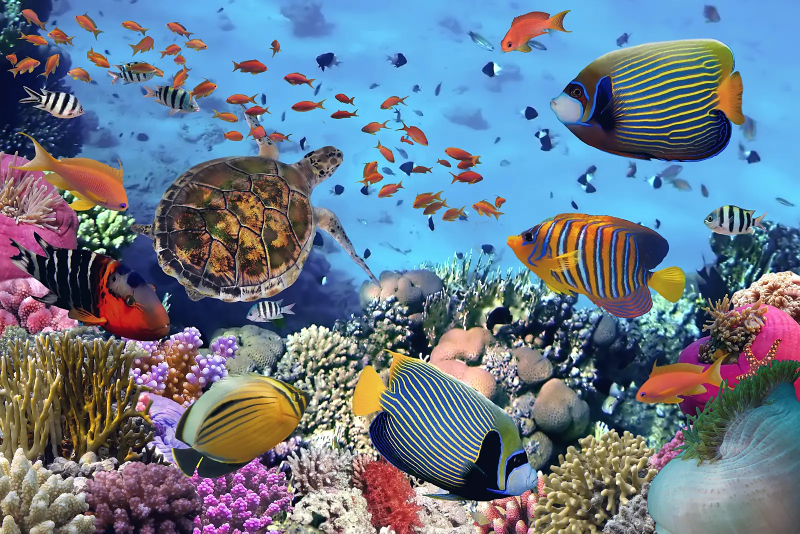
#> input picture templates/aquarium-pelagia/img/hall-reef.webp, 1600 x 1067 px, given in place of 470743772.jpg, which was not available (shown at 1/2 size)
$ python grade.py ../img/hall-reef.webp
#> lines starting #> are read from the running program, lines starting #| are printed output that depends on the picture; pictures that were not available may be replaced by others from this repository, and a replacement may not be noted
#> in export, im is the input picture: PIL image 1600x1067 RGB; mean R, G, B 106.3, 122.1, 139.5
"""PELAGIA — crop, grade and export the twenty-three licensed plates and two clips.

The site is abyss blue with ice-cyan light, and every photograph was taken
through glass or under water, so the grade is light: the black point is
lifted into the page ground (#050B18) so a tank's shadows and the page read
as one surface, saturation comes down a tenth, and a gentle S-curve puts the
contrast back. The reef plates keep their colour — that is the point of a
reef hall.

Each plate is exported at the crops the pages use: 16:9 for the home hero
(and a 4:5 crop for phones, a taller composition rather than a squeezed
one), 3:2 for hall headers and the gallery, 3:4 for the experience cards.
Everything that fills the viewport also ships a 2 560 px export for
high-density screens, offered through srcset.

    python tools/grade.py            # plates
    python tools/grade.py --video    # the two clips (ffmpeg on PATH or FFMPEG env)

Full-resolution originals live in tools/raw/ on the build machine and are
not shipped.
"""
import os
import sys
import subprocess
from PIL import Image, ImageEnhance, ImageFilter

HERE = os.path.dirname(os.path.abspath(__file__))
RAW = os.path.join(HERE, 'raw')
OUT = os.path.join(HERE, '..', 'img')
VID = os.path.join(HERE, '..', 'video')
os.makedirs(OUT, exist_ok=True)
os.makedirs(VID, exist_ok=True)

ABYSS = (5, 11, 24)          # --abyss, the page ground


def lut_lift(black, gamma=0.97, white=255):
    table = []
    for x in range(256):
        t = (x / 255.0) ** gamma
        s = t + 0.05 * (t - 0.5) * (1 - abs(2 * t - 1))
        s = min(1.0, max(0.0, s))
        table.append(int(round(black + (white - black) * s)))
    return table


def grade(im, sat=0.9, contrast=1.04):
    im = im.convert('RGB')
    im = ImageEnhance.Color(im).enhance(sat)
    im = ImageEnhance.Contrast(im).enhance(contrast)
    im = im.point(lut_lift(ABYSS[0]) + lut_lift(ABYSS[1]) + lut_lift(ABYSS[2]))
    return im.filter(ImageFilter.UnsharpMask(radius=1.4, percent=42, threshold=3))


def crop_ratio(im, ratio, cx=0.5, cy=0.5, zoom=1.0):
#> called with ratio = 1.78, cx = 0.5, cy = 0.5, zoom = 1
    w, h = im.size
#> w = 1600; h = 1067
    if w / h > ratio:
        ch = h
        cw = int(round(h * ratio))
    else:
        cw = w
#> cw = 1600
        ch = int(round(w / ratio))
#> ch = 900
    cw = int(cw * zoom)
    ch = int(ch * zoom)
    x0 = int((w - cw) * cx)
#> x0 = 0
    y0 = int((h - ch) * cy)
#> y0 = 83
    return im.crop((x0, y0, x0 + cw, y0 + ch))
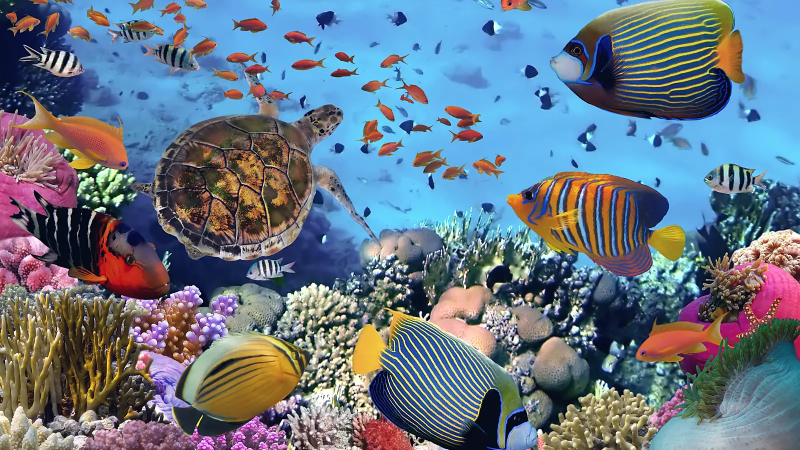
#> returned value: PIL image 1600x900 RGB (shown at 1/2 size); mean R, G, B 104.3, 119.6, 134.9


def export(name, src, ratio, width, q=72, cx=0.5, cy=0.5, zoom=1.0, sat=0.9, contrast=1.04):
    im = Image.open(os.path.join(RAW, src))
    im.draft('RGB', (width * 2, width * 2))
    im = crop_ratio(im, ratio, cx, cy, zoom)
    im = im.resize((width, int(round(width / ratio))), Image.LANCZOS)
#> im: PIL image 1920x1080 RGB
    im = grade(im, sat=sat, contrast=contrast)
    dest = os.path.join(OUT, name + '.webp')
    im.save(dest, 'WEBP', quality=q, method=6)
    print(f'{name}.webp  {im.size[0]}x{im.size[1]}  {os.path.getsize(dest) // 1024} KB')
#| hero-window.webp  1920x1080  306 KB


# ---- home hero: the silhouette at the 36-metre window -----------------------
export('hero-window', '470743772.jpg', 16 / 9, 1920, q=72, cx=0.5, cy=0.5)
export('hero-window-2560', '470743772.jpg', 16 / 9, 2560, q=72, cx=0.5, cy=0.5)
#| hero-window-2560.webp  2560x1440  408 KB
export('hero-window-tall', '470743772.jpg', 4 / 5, 900, q=72, cx=0.42, cy=0.5)
#> call 3 of export, with name = 'hero-window-tall', src = '470743772.jpg', ratio = 0.8, width = 900, q = 72, cx = 0.42, cy = 0.5, zoom = 1
#> call 3 of crop_ratio, with ratio = 0.8, cx = 0.42, cy = 0.5, zoom = 1
#> in crop_ratio (call 3), `return im.crop((x0, y0, x0 + cw, y0 + ch))`:
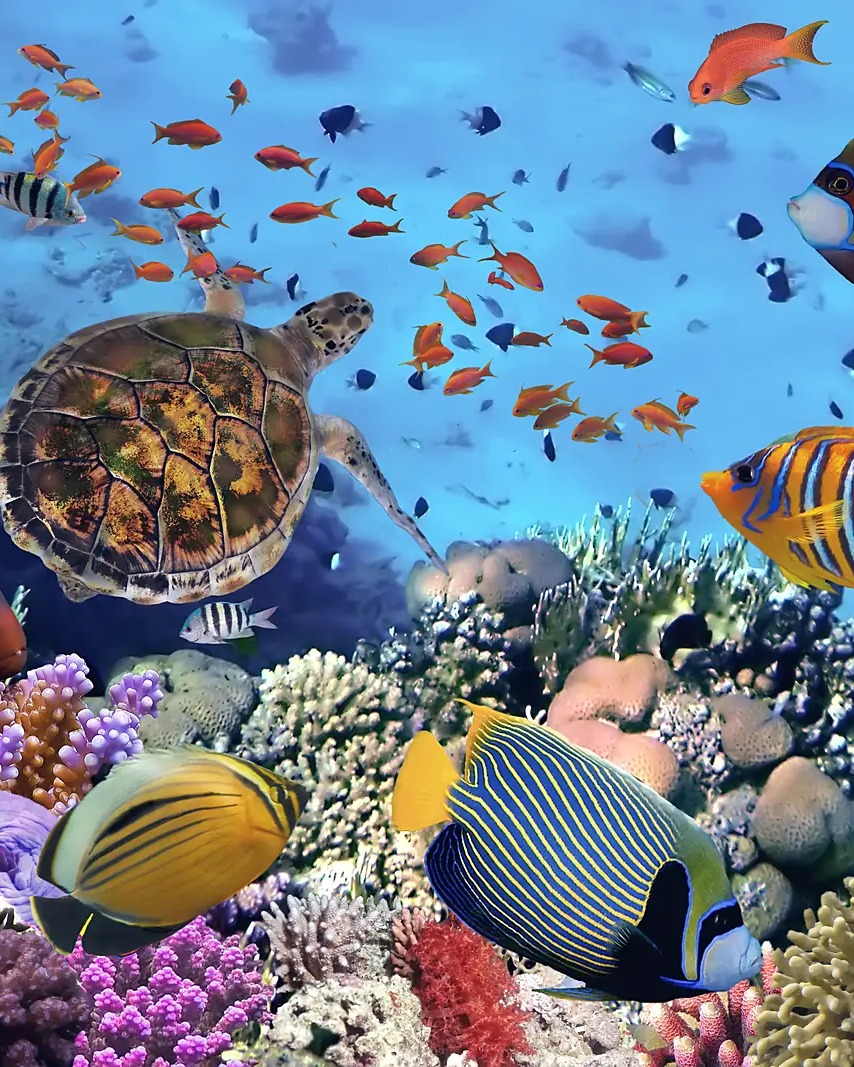
#> returned value: PIL image 854x1067 RGB; mean R, G, B 110.8, 131.7, 151.8
#> in export (call 3), `im = im.resize((width, int(round(width / ratio))), Image.LANCZOS)`:
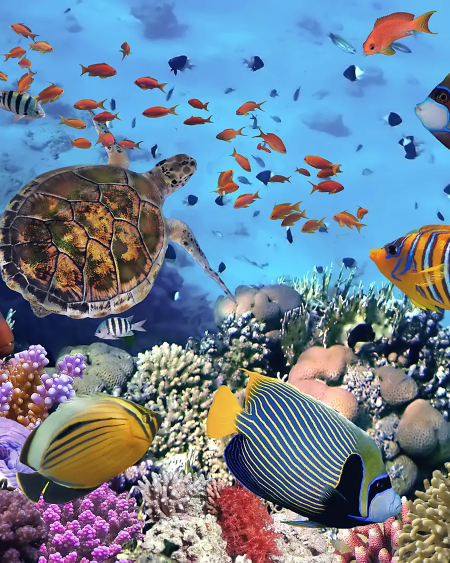
#> im: PIL image 900x1125 RGB (shown at 1/2 size); mean R, G, B 110.8, 131.7, 151.8
#> call 3 of grade, with sat = 0.9, contrast = 1.04
#> in grade (call 3), `im = im.point(lut_lift(ABYSS[0]) + lut_lift(ABYSS[1]) + lut_lift(ABYSS..`:
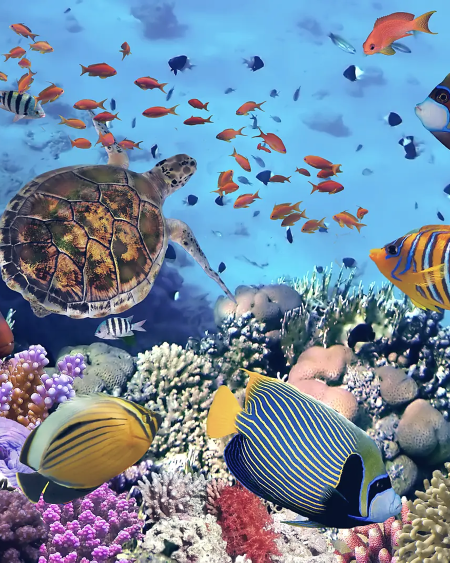
#> im: PIL image 900x1125 RGB (shown at 1/2 size); mean R, G, B 115.7, 138.1, 160.9
#| hero-window-tall.webp  900x1125  172 KB
export('hero-window-tall-1400', '470743772.jpg', 4 / 5, 1400, q=72, cx=0.42, cy=0.5)
#> call 4 of grade, with sat = 0.9, contrast = 1.04
#> in grade (call 4), `im = ImageEnhance.Color(im).enhance(sat)`:
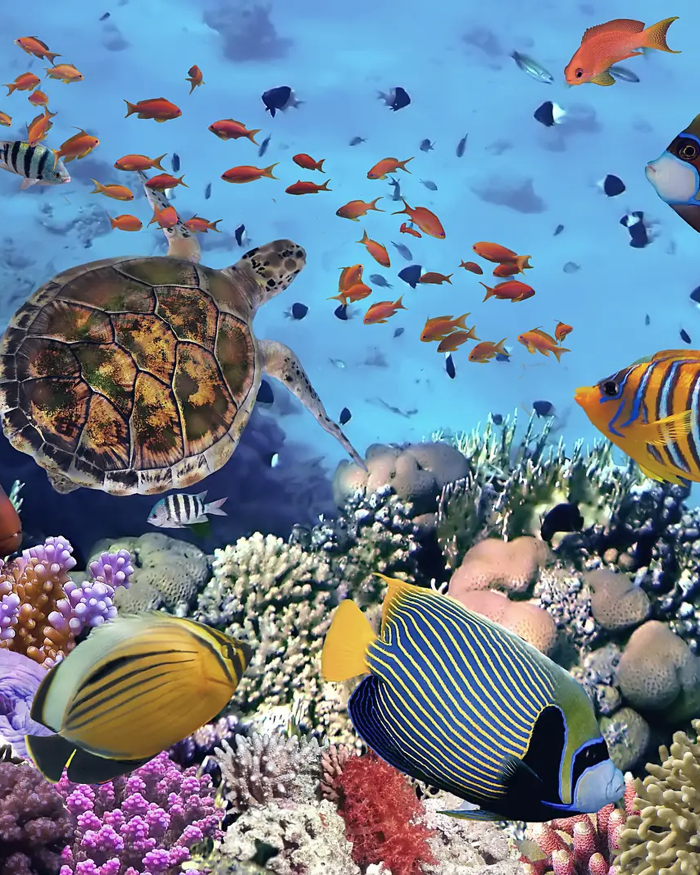
#> im: PIL image 1400x1750 RGB (shown at 1/2 size); mean R, G, B 112, 130.9, 148.9
#| hero-window-tall-1400.webp  1400x1750  270 KB

# ---- hall headers and page headers: 3:2 at 1600 and 2560 ---------------------
WIDE = {
    'hall-open-ocean':  ('324426305.jpg', dict(cx=0.5, cy=0.5)),
    'hall-jellies':     ('283556952.jpg', dict(cx=0.5, cy=0.5)),
    'hall-reef':        ('715480698.jpg', dict(cx=0.5, cy=0.5)),
    'hall-seagrass':    ('307545555.jpg', dict(cx=0.5, cy=0.5)),
    'hall-penguins':    ('767065301.jpg', dict(cx=0.55, cy=0.5)),
    'head-tunnel':      ('98593678.jpg',  dict(cx=0.5, cy=0.5)),
    'head-nettles':     ('244083439.jpg', dict(cx=0.5, cy=0.5)),
    'head-crowd':       ('355618012.jpg', dict(cx=0.5, cy=0.55)),
    'head-manta':       ('237269797.jpg', dict(cx=0.5, cy=0.45)),
    'plate-jelly-window': ('359782110.jpg', dict(cx=0.5, cy=0.5)),
    'plate-two-kids':   ('194979177.jpg', dict(cx=0.5, cy=0.5)),
    'plate-couple':     ('698075768.jpg', dict(cx=0.5, cy=0.5)),
    'plate-sharks':     ('481863313.jpg', dict(cx=0.5, cy=0.5)),
    'plate-rays':       ('245369785.jpg', dict(cx=0.5, cy=0.5)),
    'plate-touch':      ('274189038.jpg', dict(cx=0.5, cy=0.5)),
    'plate-lilac':      ('253618291.jpg', dict(cx=0.5, cy=0.5)),
    'plate-reef-tank':  ('157134933.jpg', dict(cx=0.5, cy=0.5)),
    'plate-clownfish':  ('472535607.jpg', dict(cx=0.5, cy=0.5)),
    'plate-mandarin':   ('397882008.jpg', dict(cx=0.5, cy=0.5)),
    'plate-seadragon':  ('768871856.jpg', dict(cx=0.5, cy=0.5)),
    'plate-turtle':     ('702291460.jpg', dict(cx=0.5, cy=0.5)),
    'plate-single-jelly': ('274963144.jpg', dict(cx=0.5, cy=0.42)),
}
for name, (src, anchor) in WIDE.items():
    export(name, src, 3 / 2, 1600, q=70, **anchor)
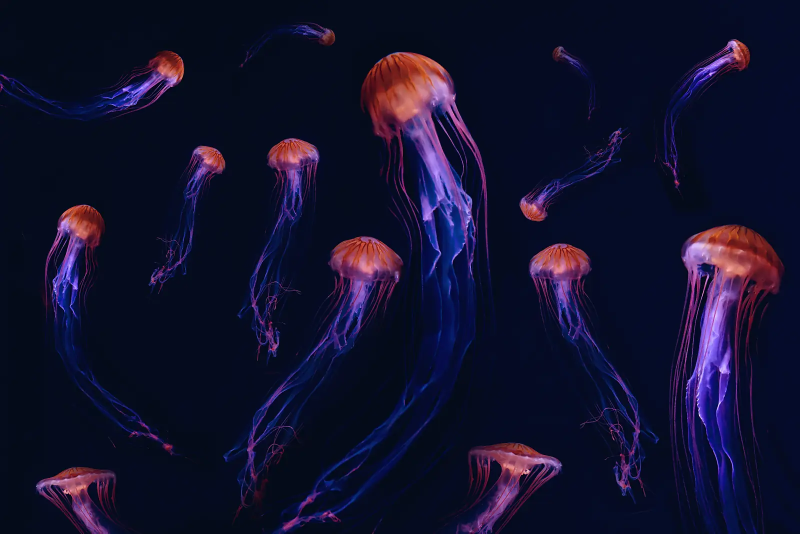
#> input picture templates/aquarium-pelagia/img/head-nettles.webp, 1600 x 1067 px, given in place of 324426305.jpg, which was not available (shown at 1/2 size)
#> in export, im is the input picture: PIL image 1600x1067 RGB; mean R, G, B 18.5, 17.3, 45.3
#> in grade (call 5), `im = im.point(lut_lift(ABYSS[0]) + lut_lift(ABYSS[1]) + lut_lift(ABYSS..`:
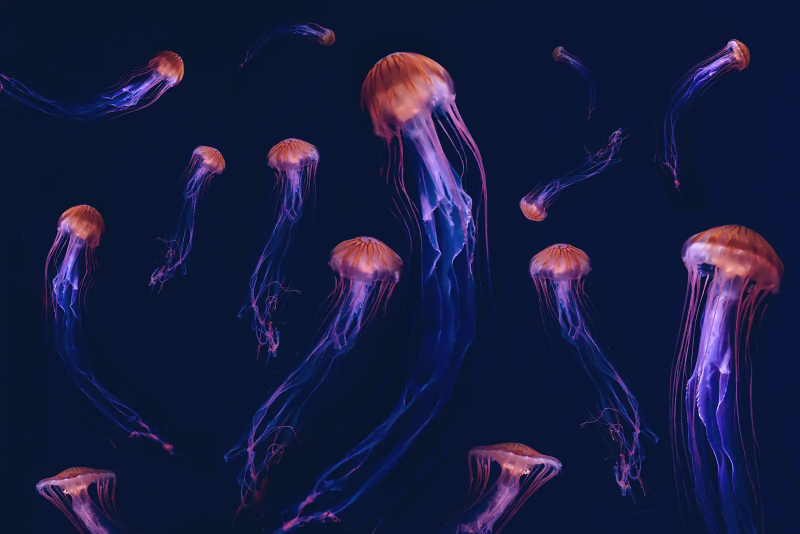
#> im: PIL image 1600x1067 RGB (shown at 1/2 size); mean R, G, B 22.6, 27.6, 63.8
#| hall-open-ocean.webp  1600x1067  63 KB
#> (the run stopped early here; a loop or call above may not have finished)
